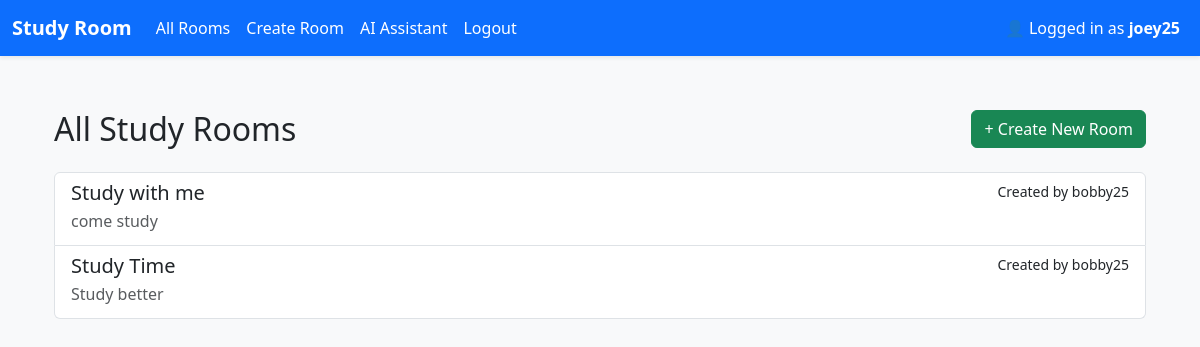
/studyroom/rooms (signed in), run on an earlier commit of the app's database.
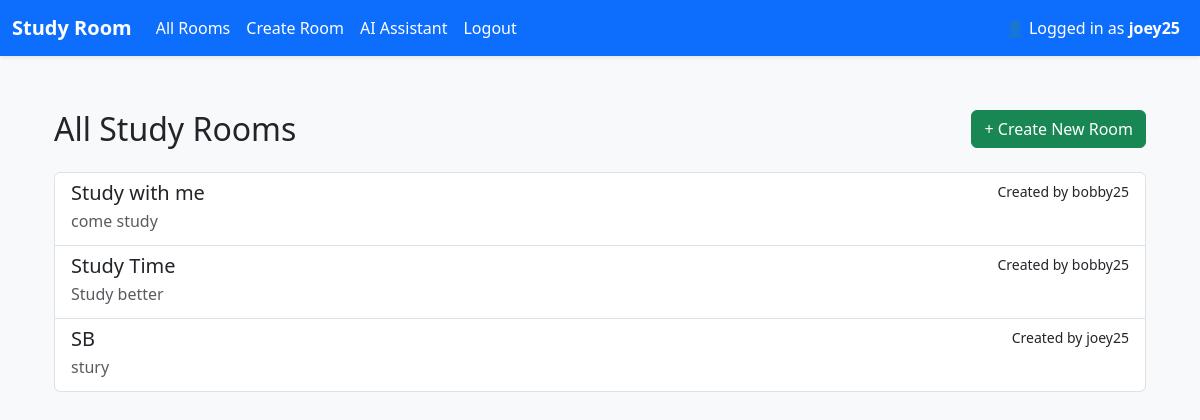
And on a later commit of the database.
### app/models.py (models this page shows)
class StudyRoom(db.Model):
    id = db.Column(db.Integer, primary_key=True) # each room has a uniuqe id
    name = db.Column(db.String(100), nullable=False) # nullable means column cannot be empty
    description = db.Column(db.Text, nullable=True)
    host_id = db.Column(db.Integer, db.ForeignKey('user.id'), nullable=False) # links to the user who created the room
    created_at = db.Column(db.DateTime, default=datetime.utcnow)
    is_active = db.Column(db.Boolean, default=True)
    host = db.relationship('User', backref=db.backref('study_rooms', lazy=True))
    messages = db.relationship('Message', backref='room', cascade="all, delete", passive_deletes=True)

class User(db.Model, UserMixin): # UserMixin allows methods for user
    id = db.Column(db.Integer, primary_key=True) # primary_key is the identifier for the table. every id column will automatically become unqiue for every user
    username = db.Column(db.String(25), nullable=False, unique=True) # all field must have value and must be unique. can have 25 char max
    email = db.Column(db.String(120), nullable=False, unique=True)
    password_hash = db.Column(db.String(128), nullable=False)
    bio = db.Column(db.Text, nullable=True)
    image_file = db.Column(db.String(120), default="default.jpg")

### app/studyroom/routes.py (the view)
@studyroom_bp.route('/rooms')
@login_required
def room_list():
    rooms = StudyRoom.query.all()
    return render_template('rooms/list.html', rooms=rooms)

### app/__init__.py (called while the page is built)
def create_app():
    app = Flask(__name__)
    app.config.from_object(Config) # set config file
    db.init_app(app)
    login_manager.init_app(app)
    socketio.init_app(app)
    mail.init_app(app)
    from flask_migrate import Migrate
    migrate = Migrate(app, db)
    from app.models import User, StudyRoom
    @login_manager.user_loader
    def load_user(user_id):
        return User.query.get(int(user_id))
    from dotenv import load_dotenv
    load_dotenv()
    from app.auth import auth_bp
    app.register_blueprint(auth_bp, url_prefix='/auth')
    from app.studyroom import studyroom_bp
    app.register_blueprint(studyroom_bp, url_prefix='/studyroom')
    try:
        from app.main import main_bp # Register main Blueprint
        app.register_blueprint(main_bp)
    except ImportError:
        pass
    from app import sockets
    return app

### app/templates/rooms/list.html (shortened to what this page needs)
{% extends 'base.html' %}
{% block content %}
<div class="container py-4">
    <div class="d-flex justify-content-between align-items-center mb-4">
        <h2 class="mb-0">All Study Rooms</h2>
        <a href="{{ url_for('studyroom.create_room') }}" class="btn btn-success">+ Create New Room</a>
    </div>
    {% if rooms %}
        <div class="list-group">
            {% for room in rooms %}
                <a href="{{ url_for('studyroom.room_detail', room_id=room.id) }}" class="list-group-item list-group-item-action">
                    <div class="d-flex justify-content-between">
                        <h5 class="mb-1">{{ room.name }}</h5>
                        <small>Created by {{ room.host.username }}</small>
                    </div>
                    <p class="mb-1 text-muted">{{ room.description[:100] }}{% if room.description|length > 100 %}...{% endif %}</p>
                </a>
            {% endfor %}
        </div>
    {% else %}
        <p class="text-muted">No study rooms available. Be the first to create one!</p>
    {% endif %}
</div>
{% endblock %}

What changed in the data, as far as the page shows it:
added StudyRoom: name "SB", host.username "joey25", description "stury"
